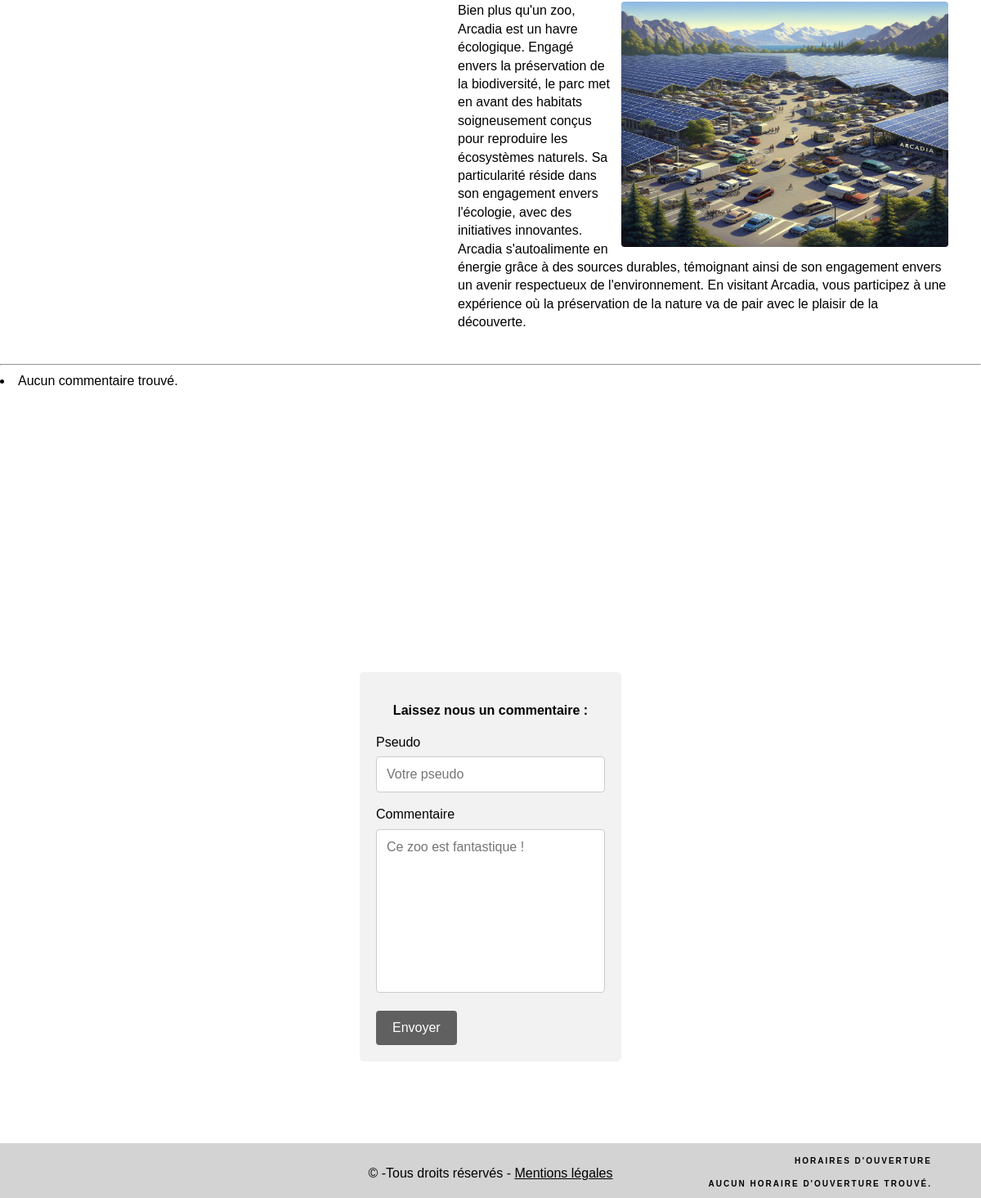
Before: / (lower part) with the older database file.
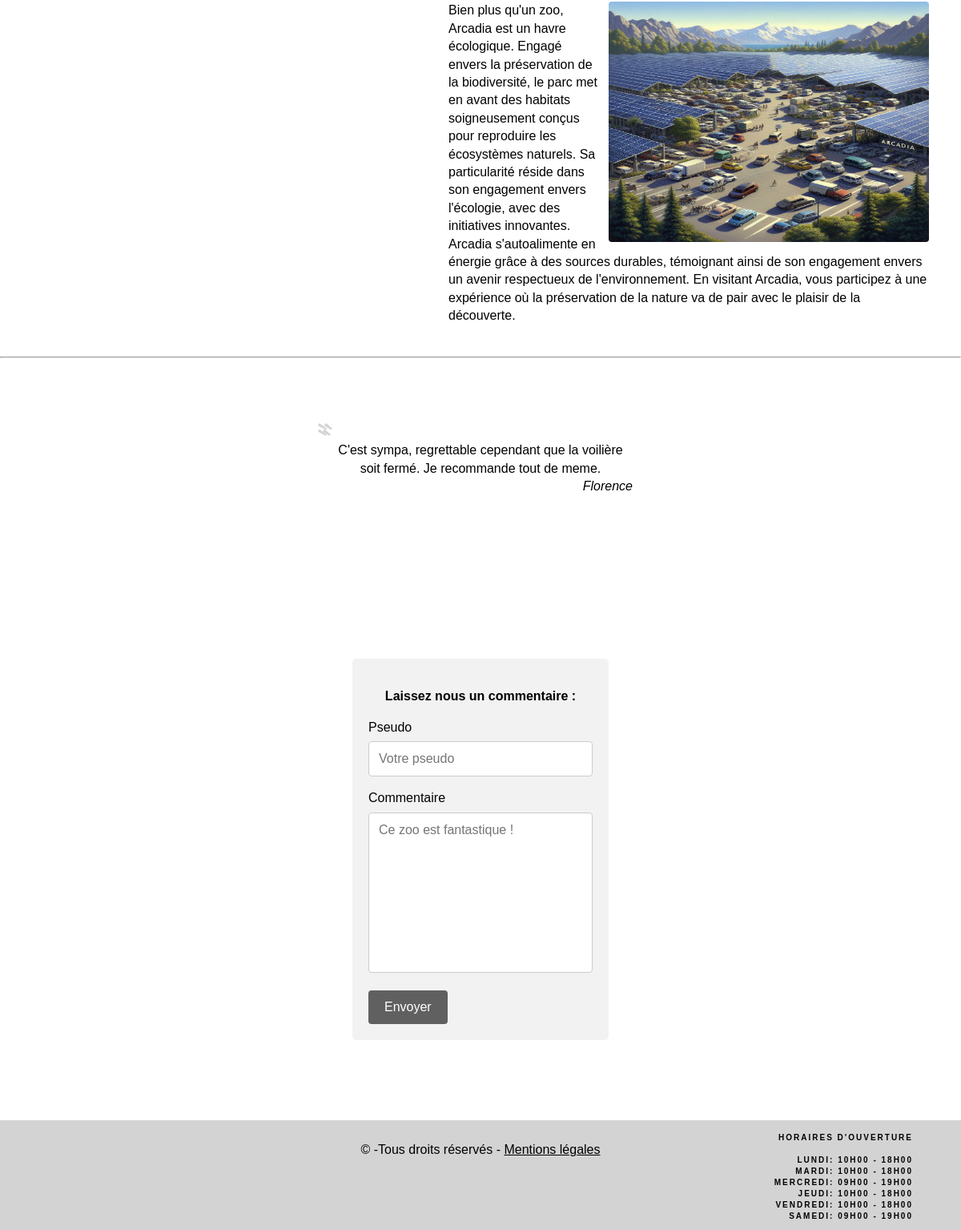
After: the same page with the newer database file.
### tables this page shows
CREATE TABLE comments (id INTEGER PRIMARY KEY AUTOINCREMENT, pseudo VARCHAR(20) UNIQUE NOT NULL, message VARCHAR(255) NOT NULL, validate VARCHAR(5) NOT NULL);

CREATE TABLE "opening" (id INTEGER PRIMARY KEY AUTOINCREMENT, day VARCHAR(10) UNIQUE, hours VARCHAR(15) NOT NULL);

### index.php (the view, shortened to what this page needs)
<?php
try {
    $bdd = new PDO('sqlite:db.sqlite');
    $bdd->setAttribute(PDO::ATTR_ERRMODE, PDO::ERRMODE_EXCEPTION);
    $comment = "SELECT * FROM comments ORDER BY id DESC;";
    $resultComment = $bdd->query($comment);
    $open = "SELECT * FROM opening;";
    $resultOpen = $bdd->query($open);
    } catch (PDOException $e) {
        echo "Erreur de connexion ou d'exécution de la requête : " . $e->getMessage();
}
?>
<!DOCTYPE html>
<html>
    <head>
        <link rel="stylesheet" href="normalize.css">
        <link rel="stylesheet" href="style.css">
    </head>
    <body>
        <p class="right-box">
            <img src="img/ecology.jpg" alt="Illustration système autonomie énergétique" width="400" height="300">
            Bien plus qu'un zoo, Arcadia est un havre écologique. Engagé envers la préservation de la biodiversité, le parc met en avant des habitats soigneusement conçus pour reproduire les écosystèmes naturels. Sa particularité réside dans son engagement envers l'écologie, avec des initiatives innovantes. Arcadia s'autoalimente en énergie grâce à des sources durables, témoignant ainsi de son engagement envers un avenir respectueux de l'environnement. En visitant Arcadia, vous participez à une expérience où la préservation de la nature va de pair avec le plaisir de la découverte.
        </p>
        <hr>
        <div class="scroller">
            <div class="blockquotes">
                <?php
                    $rowComment = $resultComment->fetch(PDO::FETCH_ASSOC);
                    if ($rowComment) {
                        do {
                            $comment_message = $rowComment["message"];
                            $comment_pseudo = $rowComment["pseudo"];
                            $comment_validate = $rowComment["validate"];
                            if ($comment_validate == 'true') {
                                ?>
                                <blockquote>
                                    <p><?php echo $comment_message; ?> </br>
                                        <cite><?php echo $comment_pseudo; ?></cite>
                                    </p>
                                </blockquote>
                                <?php
                            }
                        } while ($rowComment = $resultComment->fetch(PDO::FETCH_ASSOC));
                    } else {
                        echo "<li>Aucun commentaire trouvé.</li>";
                    }
                ?>
            </div>
        </div>
        <div class="form">
            <p>Laissez nous un commentaire : </br></p>
            <form method="POST">
                <div>
                    <label for="name">Pseudo</label>
                    <input type="text" required id="name" name="name" placeholder="Votre pseudo" maxlength="20">
                </div>
                <div>
                    <label for="message">Commentaire</label>
                    <textarea required id="message" name="message" placeholder="Ce zoo est fantastique !" style="height:200px" maxlength="500"></textarea>
                </div>
                <div class="button">
                    <input type="submit" value="Envoyer">
                </div>
            </form>
        </div>
        <footer>
            <p>© -Tous droits réservés - <a href="mentions_legales.php" style="text-decoration: underline; color: #000;">Mentions légales</a></p>
            <div class="horaires">
                <ul>
                    <li>
                        Horaires d'ouverture
                    </li>
                    <li>
                        <br>
                    </li>
                    <?php
                    $footer = $resultOpen->fetch(PDO::FETCH_ASSOC);
                    if ($footer) {
                        do {
                            $footer_day = htmlspecialchars($footer["day"]);
                            $footer_hours = htmlspecialchars($footer["hours"]);
                            ?>
                            <li><?php echo $footer_day; ?>: <?php echo $footer_hours; ?></li>
                            <?php
                        } while ($footer = $resultOpen->fetch(PDO::FETCH_ASSOC));
                    } else {
                        echo "<li>Aucun horaire d'ouverture trouvé.</li>";
                    }
                    ?>
                </ul>
            </div>
        </footer>
    </body>
</html>

### style.css (style rules this page uses)
html, body { font-size: 16px; }
body { margin: 0; padding: 0; line-height: 1.4; letter-spacing: 0.2; font-family: "Source Sans Pro", sans-serif; height: 100vh; }
.right-box img { float: right; margin-left: 10px; border-radius: 4px; }
.right-box { float: right; width: 50%; padding: 10px; margin: 30px; }
hr { clear: both; }
footer { float: bottom; background-color: #d3d3d3; text-align: center; padding-top: 10px; margin-top: auto; }
footer ul { text-transform: uppercase; list-style: none; text-align: right; padding: 10px; font-size: 10px; margin-top: -60px; margin-right: 50px; letter-spacing: 2px; font-weight: bold; }
input[type=text], textarea { width: 100%; padding: 12px; border: 1px solid #ccc; border-radius: 4px; box-sizing: border-box; margin-top: 6px; margin-bottom: 16px; resize: none }
input[type=submit] { background-color: rgba(000, 000, 000, 0.6); color: #FFF; padding: 12px 20px; border: none; border-radius: 4px; cursor: pointer; }
.form { border-radius: 5px; background-color: #f2f2f2; padding: 20px; margin: 100px 540px; display: grid; justify-content: center; align-items: center; }
.form p { font-weight: bold; text-align: center; }
blockquote { padding: 40px 290px; margin: 40px 120px; position: relative; text-align: center; }
blockquote cite { float: right; }
blockquote ::before { position: absolute; top: 25px; left: 250px; content: '\00301D'; font-size: 40px; color: #d3d3d3; }
blockquote ::after { position: absolute; bottom: 25px; right: 250px; content: '\00301E'; font-size: 40px; color: #d3d3d3; }
.scroller { height: 200pt; overflow: hidden; }
.blockquotes { animation: scroll 20s infinite; }
.blockquotes blockquote { height: 200pt; overflow: hidden; }
@media only screen and (max-width: 1370px) { body { height: 100vh; width: 100% } }
@media only screen and (max-width: 1370px) { .form { margin: 100px 440px; } }

Changed rows visible on the page:
added comments: message "C'est sympa, regrettable cependant que la voilière soit fermé. Je recommande tout de meme.", pseudo "Florence"
added opening: day "LUNDI", hours "10H00 - 18H00"
added opening: day "MARDI", hours "10H00 - 18H00"
added opening: day "MERCREDI", hours "09H00 - 19H00"
added opening: day "JEUDI", hours "10H00 - 18H00"
added opening: day "VENDREDI", hours "10H00 - 18H00"
added opening: day "SAMEDI", hours "09H00 - 19H00"
Other visible differences:
text no longer shown: "Aucun commentaire trouvé. AUCUN HORAIRE D'OUVERTURE TROUVÉ."
